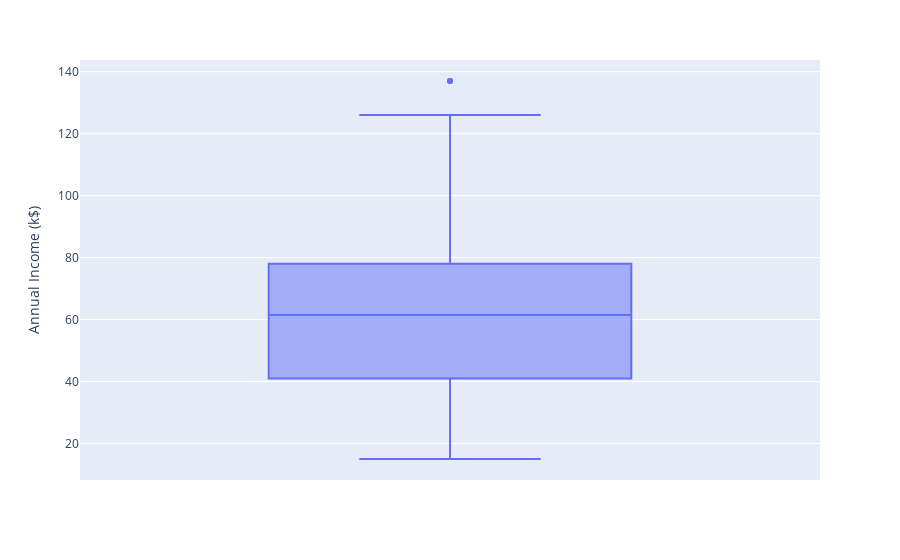

Notebook code cell kept with this figure:
### Code cell
# Outliers

boxplot = px.box(df, y="Annual Income (k$)")
boxplot.show()

### Figure 1 — Plotly figure (JSON) as saved in the notebook; plotly's stock layout.template omitted (floating-point values rounded to 4 significant figures; data arrays with more than 128 entries replaced by an {"elided": "..."} marker saying what was removed)
{"data": [{"alignmentgroup": "True", "hovertemplate": "Annual Income (k$)=%{y}<extra></extra>", "legendgroup": "", "marker": {"color": "#636efa"}, "name": "", "notched": false, "offsetgroup": "", "orientation": "v", "showlegend": false, "type": "box", "x0": " ", "xaxis": "x", "y": {"elided": "200 int values"}, "y0": " ", "yaxis": "y"}], "layout": {"boxmode": "group", "legend": {"tracegroupgap": 0}, "margin": {"t": 60}, "xaxis": {"anchor": "y", "domain": [0, 1]}, "yaxis": {"anchor": "x", "domain": [0, 1], "title": {"text": "Annual Income (k$)"}}}}
